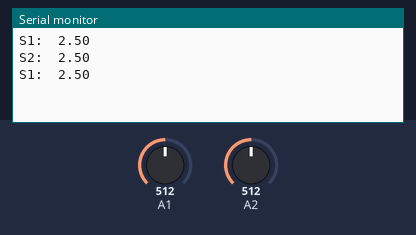
Recording of a sketch running on a simulated Arduino Uno, built with avr-gcc and run on an emulated ATmega328P. On the bench: the last lines printed to the serial monitor. Inputs (shaded band) come from the test bench; at power-on: A1 = 512, A2 = 512.

Above: at 1.3 s.
1.4 s: A1 set to 490
At 1.81 s:
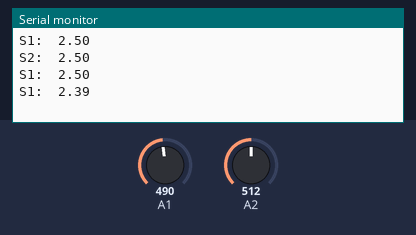
2.9 s: A2 set to 490
At 3.32 s:
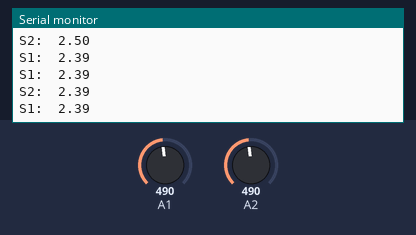
4.4 s: A1 set to 510
At 4.81 s:
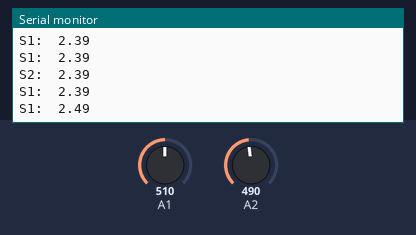
5.9 s: A2 set to 510
At 6.32 s:
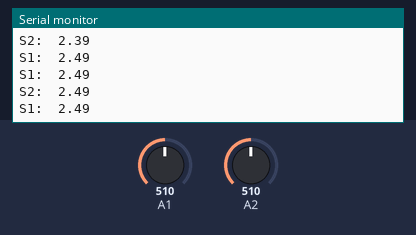
Timing chart, 0 to 8.4 s (numbered marks = the images above; inputs shaded):
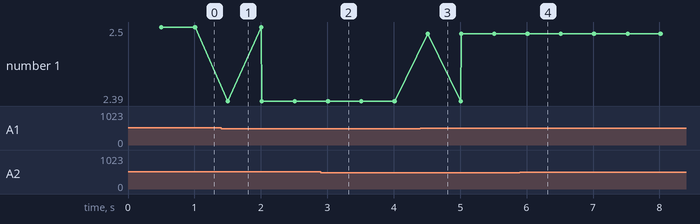

The sketch:

Threads_no_loop.ino
```cpp
extern volatile unsigned long timer0_millis;//variavel para reset do millis

unsigned long tempoAgora = 0;
unsigned long tempoLeitura1 = 0;
unsigned long tempoLeitura2 = 0;

void setup() {

  Serial.begin(9600);
  tempoLeitura1 = millis();
  tempoLeitura2 = millis();

}

void loop() {
  if (millis() > 4000000000) {//se millis esta no limite de 50 dias 4.320.000.000 ms
    noInterrupts();//desabilita interrupções
    timer0_millis = 0;//zera o millis
    interrupts();//habilita interrupções
    tempoLeitura1 = millis();
    tempoLeitura2 = millis();
  }

  float leitura1 = 0;
  float leitura2 = 0;

  tempoAgora = millis();
  if ((tempoAgora - tempoLeitura1) >= 500) {//1° thread
    for (int i = 0; i < 10; i++) {    //faz 10 amostragens
      leitura1 += analogRead(1);
    }
    leitura1 = leitura1 / 10;         //tira a  média
    leitura1 = (leitura1 * 5) / 1023; //transforma em volts
    Serial.print("S1:  ");
    Serial.println(leitura1);
    tempoLeitura1 = millis();
  }
  tempoAgora = millis();
  if ((tempoAgora - tempoLeitura2) >= 1000) {//2° thread
    for (int i = 0; i < 10; i++) {    //faz 10 amostragens
      leitura2 += analogRead(2);
    }
    leitura2 = leitura2 / 10;        //tira a  média
    leitura2 = (leitura2 * 5) / 1023;//transforma em volts
    Serial.print("S2:  ");
    Serial.println(leitura2);
    tempoLeitura2 = millis();
  }
}
```

Measured:
- after the input at 1.4 s, the serial monitor: prints a new line after 0.10 s (image 1)
- after the input at 2.9 s, the serial monitor: prints a new line after 0.10 s (image 2)
- after the input at 4.4 s, the serial monitor: prints a new line after 0.11 s (image 3)
- after the input at 5.9 s, the serial monitor: prints a new line after 0.11 s (image 4)
- plotted number 1: 2.5 → 2.39 after the input at 1.4 s, 2.39 → 2.49 after the input at 4.4 s
